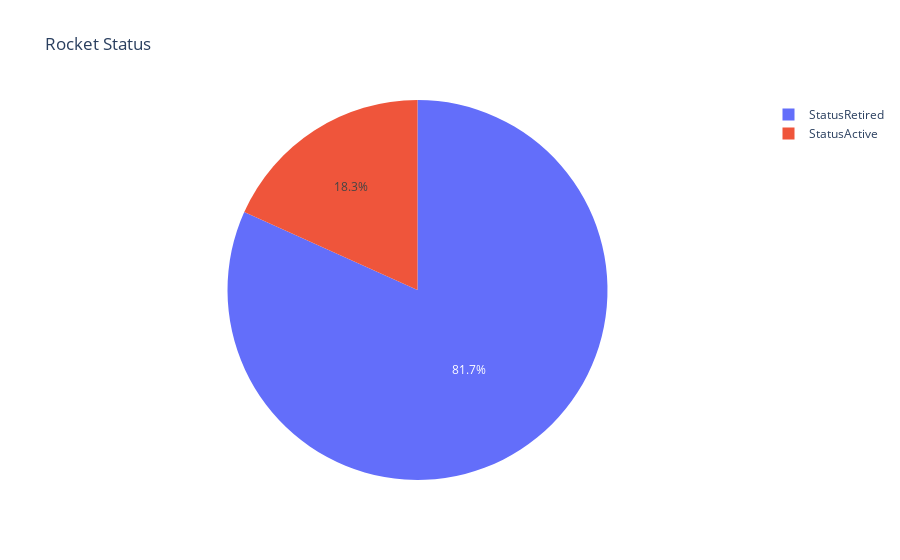

Notebook code for this chart:
### Code cell
fig=px.pie(ds,values='Status Rocket',names='index',title='Rocket Status')
fig.show()

### Figure 1 — Plotly figure (JSON) as saved in the notebook; plotly's stock layout.template omitted (floating-point values rounded to 4 significant figures)
{"data": [{"domain": {"x": [0, 1], "y": [0, 1]}, "hovertemplate": "index=%{label}<br>Status Rocket=%{value}<extra></extra>", "labels": ["StatusRetired", "StatusActive"], "legendgroup": "", "name": "", "showlegend": true, "type": "pie", "values": [3534, 790]}], "layout": {"legend": {"tracegroupgap": 0}, "title": {"text": "Rocket Status"}}}
